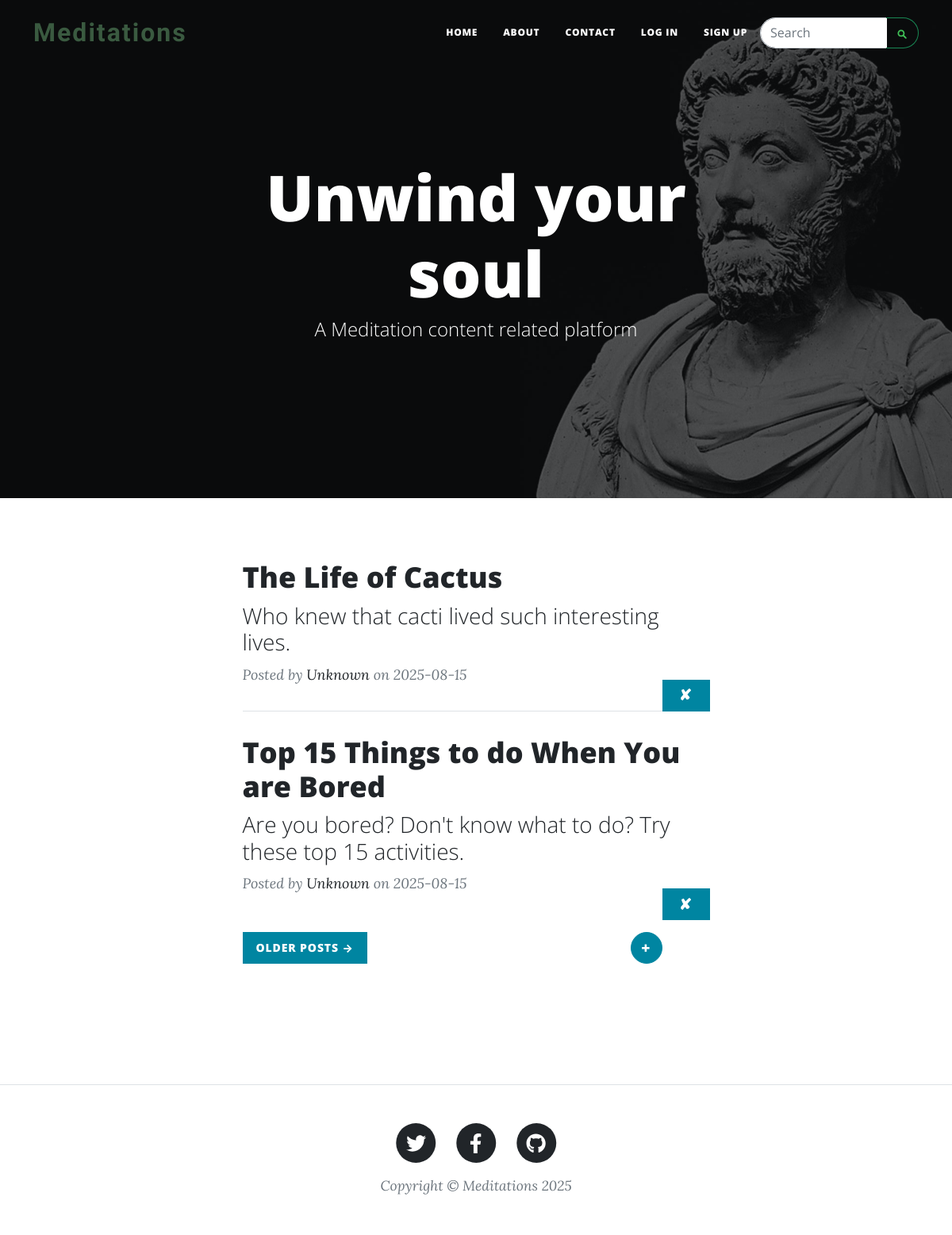
The page / on the database its author committed.
### server.py (models this page shows, shortened)
class BlogPost(db.Model):
    id: Mapped[int] = mapped_column(Integer, primary_key=True)
    title: Mapped[str] = mapped_column(String(100), nullable=False)
    subtitle: Mapped[str] = mapped_column(String(100), nullable=False)
    body: Mapped[str] = mapped_column(String, nullable=False)
    author: Mapped[str] = mapped_column(String(100), nullable=False)
    date: Mapped[str] = mapped_column(String(100), nullable=False)
    def to_dict(self):
        return {column.name: getattr(self, column.name) for column in self.__table__.columns}

### server.py (the view)
@app.route('/')
def home():
    is_first_time = session.pop('first_time_user', False)
    return render_template('index.html',
                         posts=get_blog_posts(),
                         page_title="Unwind your soul",
                         page_subtitle="A Meditation content related platform",
                         page_background_type="image",
                         page_background_image=url_for('static', filename='background.jpg'),
                         year=get_current_year(),
                         is_first_time_user=is_first_time)

### server.py (called while the page is built)
def get_current_year():
    return date.today().year

def get_blog_posts():
    try:
        blog_posts = db.session.execute(db.select(BlogPost)).scalars().all()
        return [post.to_dict() for post in blog_posts]
    except (requests.RequestException, requests.HTTPError, ValueError, FileNotFoundError):
        return []

### templates/index.html (shortened to what this page needs)
{% extends "base.html" %}
{% block content %}
<div class="container px-4 px-lg-5">
    <div class="row gx-4 gx-lg-5 justify-content-center">
        <div class="col-md-10 col-lg-8 col-xl-7">
            {% for post in posts %}
            <div class="post-preview">
                <a href="/post/{{ post.id }}">
                    <h2 class="post-title">{{ post.title }}</h2>
                    {% if post.subtitle %}
                    <h3 class="post-subtitle">{{ post.subtitle }}</h3>
                    {% endif %}
                    <form method="POST" action="{{ url_for('delete_post', id=post.id) }}" style="display: inline;">
                        <button type="submit" class="btn btn-sm btn-primary text-uppercase"
                                onclick="return confirm('Are you sure you want to delete this post?')"
                                style="font-size: 1.2rem; width: 60px; height: 40px; margin-top: 20px; margin-bottom: 20px; float: right;">✘</button>
                    </form>
                </a>
                <p class="post-meta">
                    Posted by
                    <a href="#!">{{ post.author if post.author else "Meditations" }}</a>
                    on {{ post.date if post.date else "Unknown Date" }}
                </p>
            </div>
            {% if not loop.last %}
            <hr class="my-4" />
            {% endif %}
            {% endfor %}
            <div class="d-flex justify-content-between mb-4 mt-5">
                <a class="btn btn-sm btn-primary text-uppercase" href="#!" style="padding: 8px 16px;">Older Posts →</a>
                <a class="btn btn-sm btn-primary text-uppercase" href="{{ url_for('add_post') }}" style="font-size: 1.2rem; width: 40px; height: 40px; border-radius: 50%; display: flex; align-items: center; justify-content: center;">+</a>
            </div>
        </div>
    </div>
</div>
{% endblock %}

### templates/base.html (shortened to what this page needs)
<!DOCTYPE html>
<html lang="en">
    <head>
        <link rel="stylesheet" href="{{ url_for('static', filename='styles.css') }}">
    </head>
    <body>
        {% include 'header.html' %}
        {% block content %}{% endblock %}
        {% include 'footer.html' %}
    </body>
</html>

### templates/header.html (shortened to what this page needs)
<!DOCTYPE html>
<html lang="en">
<head>
</head>
<body>
    <nav class="navbar navbar-expand-lg navbar-light" id="mainNav">
        <div class="container">
            <a class="navbar-brand medieval-brand" href="{{ url_for('home') }}">Meditations</a>
            <div class="collapse navbar-collapse" id="navbarResponsive">
                <ul class="navbar-nav ms-auto py-4 py-lg-0">
                    <li class="nav-item"><a class="nav-link px-lg-3 py-3 py-lg-4" href="{{ url_for('home') }}">Home</a></li>
                    <li class="nav-item"><a class="nav-link px-lg-3 py-3 py-lg-4" href="{{ url_for('about') }}">About</a></li>
                    <li class="nav-item"><a class="nav-link px-lg-3 py-3 py-lg-4" href="{{ url_for('contact') }}">Contact</a></li>
                    {% if current_user.is_authenticated %}
                    <li class="nav-item"><a class="nav-link px-lg-3 py-3 py-lg-4" href="{{ url_for('logout') }}">Log out</a></li>
                    {% else %}
                    <li class="nav-item"><a class="nav-link px-lg-3 py-3 py-lg-4" href="{{ url_for('login') }}">Log in</a></li>
                    <li class="nav-item"><a class="nav-link px-lg-3 py-3 py-lg-4" href="{{ url_for('register') }}">Sign up</a></li>
                    {% endif %}
                </ul>
                <form class="form-inline my-2 my-lg-0 d-flex align-items-center">
                    <div class="input-group" style="max-width: 200px;">
                        <input class="form-control" type="search" placeholder="Search" aria-label="Search" style="border-radius: 20px 0 0 20px; border-right: none;">
                        <button class="btn btn-outline-success" type="submit" style="border-radius: 0 20px 20px 0; border-left: none; padding: 8px 12px;">
                        </button>
                    </div>
                </form>
            </div>
        </div>
    </nav>
    {% if show_header is not defined or show_header %}
    {% set background_type = page_background_type or 'image' %}
    {% if background_type == 'black' %}
        <header class="masthead" style="background: linear-gradient(135deg, #1a1a1a 0%, #000000 50%, #000000 100%); min-height: 50vh;">
    {% elif background_type == 'image' or background_type == 'custom' %}
        <header class="masthead" style="background-image: url('{{ page_background_image }}'); min-height: 50vh;">
    {% else %}
        <header class="masthead" style="background: linear-gradient(135deg, #1a1a1a 0%, #000000 50%, #000000 100%); min-height: 50vh;">
    {% endif %}
        <div class="container position-relative px-4 px-lg-5">
            <div class="row gx-4 gx-lg-5 justify-content-center">
                <div class="col-md-10 col-lg-8 col-xl-7">
                    {% if page_meta %}
                    <div class="post-heading">
                        <h1>{{ page_title or 'Post Title' }}</h1>
                        <h2 class="subheading">{{ page_subtitle or 'Post Subtitle' }}</h2>
                        <span class="meta">{{ page_meta }}</span>
                    </div>
                    {% else %}
                    <div class="site-heading">
                        <h1>{{ page_title or 'Page Title' }}</h1>
                        <span class="subheading">{{ page_subtitle or 'Page Subtitle' }}</span>
                    </div>
                    {% endif %}
                </div>
            </div>
        </div>
    </header>
    {% endif %}
</body>
</html>

### templates/footer.html
<footer class="border-top" style="margin-top: 8rem;">
    <div class="container px-4 px-lg-5">
        <div class="row gx-4 gx-lg-5 justify-content-center">
            <div class="col-md-10 col-lg-8 col-xl-7">
                <ul class="list-inline text-center">
                    <li class="list-inline-item">
                        <a href="#!">
                            <span class="fa-stack fa-lg">
                                <i class="fas fa-circle fa-stack-2x"></i>
                                <i class="fab fa-twitter fa-stack-1x fa-inverse"></i>
                            </span>
                        </a>
                    </li>
                    <li class="list-inline-item">
                        <a href="#!">
                            <span class="fa-stack fa-lg">
                                <i class="fas fa-circle fa-stack-2x"></i>
                                <i class="fab fa-facebook-f fa-stack-1x fa-inverse"></i>
                            </span>
                        </a>
                    </li>
                    <li class="list-inline-item">
                        <a href="#!">
                            <span class="fa-stack fa-lg">
                                <i class="fas fa-circle fa-stack-2x"></i>
                                <i class="fab fa-github fa-stack-1x fa-inverse"></i>
                            </span>
                        </a>
                    </li>
                </ul>
                <div class="small text-center text-muted fst-italic">Copyright &copy; Meditations {{year if year else '2024'}}</div>
            </div>
        </div>
    </div>
</footer>

### rows shown on the page
BlogPost: title "The Life of Cactus", subtitle "Who knew that cacti lived such interesting lives.", author "Unknown", date "2025-08-15"
BlogPost: title "Top 15 Things to do When You are Bored", subtitle "Are you bored? Don't know what to do? Try these top 15 activities.", author "Unknown", date "2025-08-15"

### other values the page prints
{{ page_title or 'Page Title' }} "Unwind your soul"
{{ page_subtitle or 'Page Subtitle' }} "A Meditation content related platform"
{{ year if year else '2024' }} "2025"
